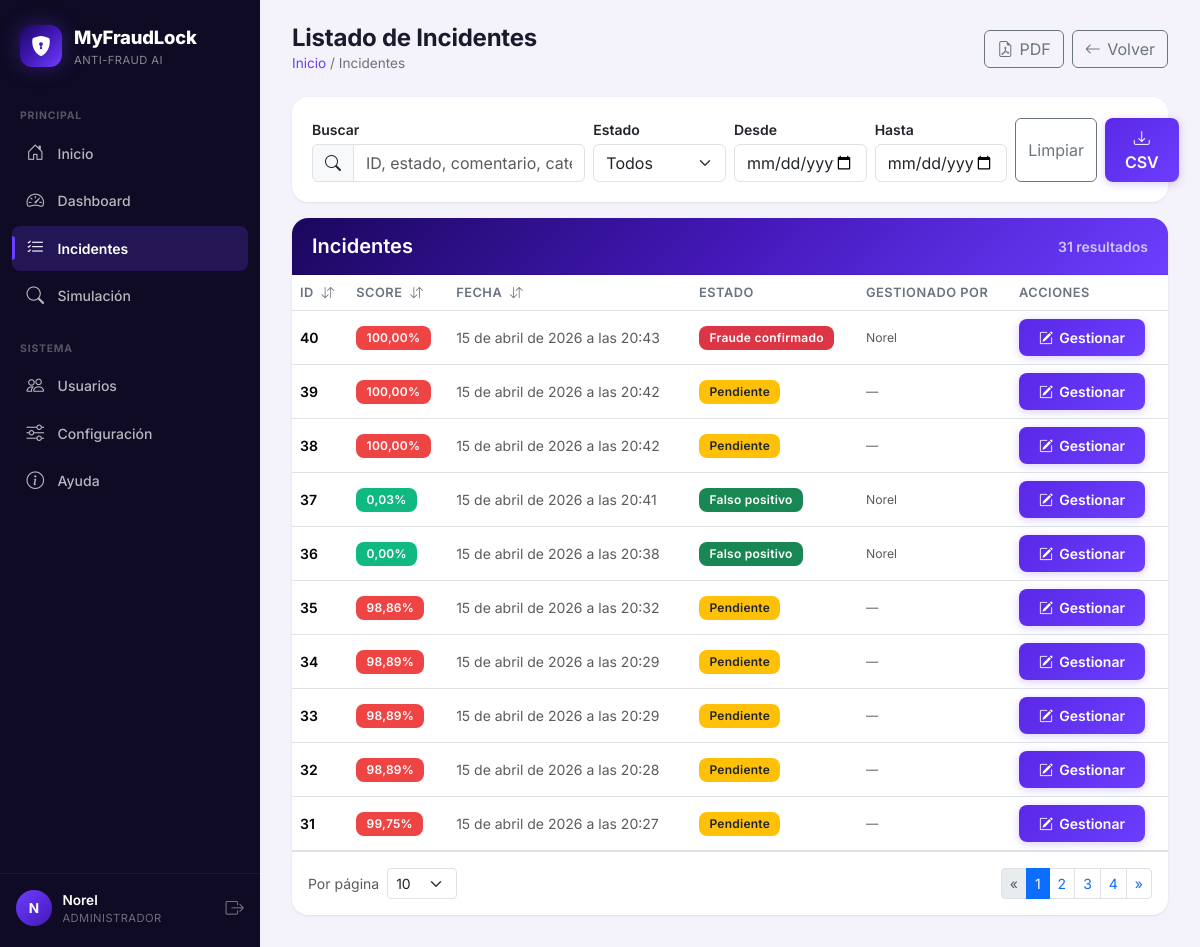
Page /api/incidentes-listado/ (signed in) on the earlier database version.
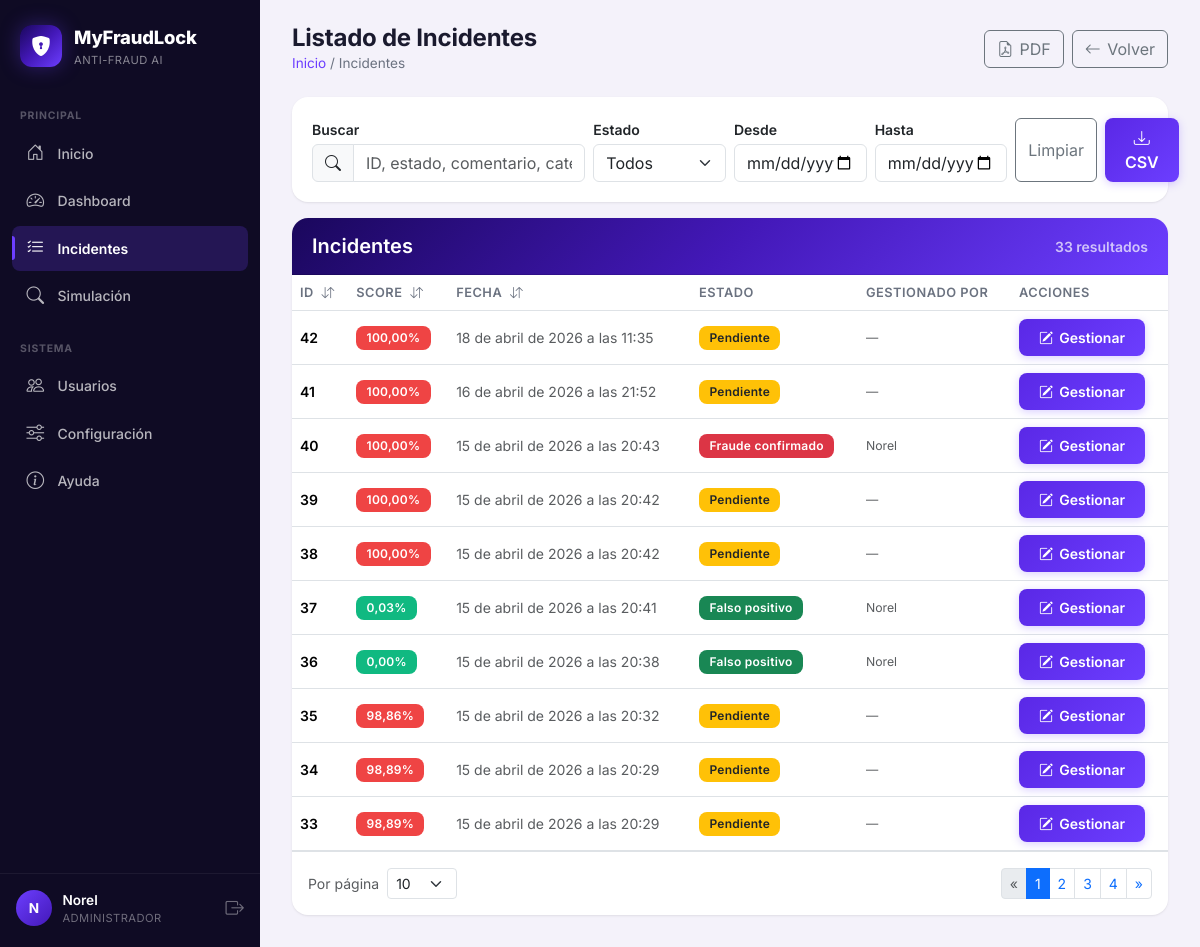
Same page on the later database version.
### api/models.py (models this page shows, shortened)
class Incidente(models.Model):
    id_incidente = models.AutoField(primary_key=True)
    gestionado_por = models.ForeignKey(
        'Usuario', on_delete=models.SET_NULL, null=True, blank=True,
        related_name='incidentes_gestionados'
    )
    id_transaccion = models.OneToOneField(
        'Transaccion', on_delete=models.CASCADE
    )
    comentario = models.TextField(null=True, blank=True)
    estado = models.CharField(max_length=20, default='Pendiente')
    es_fraude = models.BooleanField(default=False)
    fecha = models.DateTimeField(auto_now_add=True)
    score_riesgo = models.DecimalField(
        max_digits=5, decimal_places=2, null=True, blank=True
    )
    explicabilidad = models.JSONField(null=True, blank=True)

class Usuario(models.Model):
    class Roles(models.TextChoices):
        ADMIN = 'ADMIN', 'Administrador'
        ANALISTA = 'ANALISTA', 'Analista de Fraude'
        GERENTE = 'GERENTE', 'Gerente (solo lectura)'
    id_usuario = models.AutoField(primary_key=True)
    username = models.CharField(max_length=100, unique=True)
    email = models.EmailField(unique=True)
    password = models.CharField(max_length=128)  # almacena hash
    telefono = models.CharField(max_length=15, null=True, blank=True)
    activo = models.BooleanField(default=True)
    rol = models.CharField(
        max_length=15,
        choices=Roles.choices,
        default=Roles.ANALISTA,
        db_index=True,
    )

### api/views.py (the view)
# urls.py: path('incidentes-listado/', incidentes_view, name='incidentes_listado'),
@usuario_login_required
@require_roles('ANALISTA')
def incidentes_view(request):
    incidentes = Incidente.objects.all().order_by('-fecha')
    return render(request, "api/incidentes.html", {"incidentes": incidentes})

### api/context_processors.py (called while the page is built)
def current_usuario(request):
    uid = request.session.get('usuario_id')
    usuario = None
    if uid:
        try:
            usuario = Usuario.objects.get(pk=uid, activo=True)
        except Usuario.DoesNotExist:
            pass
    return {"current_usuario": usuario}

### templates/api/incidentes.html (shortened to what the changed rows need)
{% extends "api/base.html" %}
{% load tz %}
{% block content %}
<div class="page-head animate-in">
    <div>
        <h1>Listado de Incidentes</h1>
    </div>
</div>
<div class="card animate-in delay-2">
    <div class="card-header card-brand-header d-flex justify-content-between align-items-center">
        <h5 class="mb-0">Incidentes</h5>
        <small id="countLabel" style="opacity:.7"></small>
    </div>
    <div class="card-body p-0">
        <div class="table-responsive">
            <table id="tablaIncidentes" class="table table-hover align-middle mb-0">
                <thead>
                <tr>
                    <th class="sortable" data-sort="id">ID <i class="bi bi-arrow-down-up ms-1"></i></th>
                    <th class="sortable" data-sort="score">Score <i class="bi bi-arrow-down-up ms-1"></i></th>
                    <th class="sortable" data-sort="fecha">Fecha <i class="bi bi-arrow-down-up ms-1"></i></th>
                    <th>Estado</th>
                    <th>Gestionado por</th>
                    <th>Acciones</th>
                </tr>
                </thead>
                <tbody id="incidentes-tbody">
                {% for incidente in incidentes %}
                    <tr data-id="{{ incidente.id_incidente }}"
                        data-estado="{{ incidente.estado|lower }}"
                        data-score="{{ incidente.score_riesgo }}"
                        data-fecha="{{ incidente.fecha|localtime|date:'Y-m-d' }}">
                        <td class="fw-semibold">{{ incidente.id_incidente }}</td>
                        <td>
                            <span class="badge {% if incidente.score_riesgo >= 80 %}badge-risk-high{% elif incidente.score_riesgo >= 50 %}badge-risk-med{% else %}badge-risk-low{% endif %}">
                                {{ incidente.score_riesgo|floatformat:2 }}%
                            </span>
                        </td>
                        <td class="text-muted">{{ incidente.fecha }}</td>
                        <td>
                            <span class="badge
                                {% if incidente.estado == 'Pendiente' %} bg-warning text-dark
                                {% elif incidente.estado == 'Falso positivo' %} bg-success
                                {% elif incidente.estado == 'Fraude confirmado' %} bg-danger
                                {% else %} bg-secondary
                                {% endif %}">
                                {{ incidente.estado }}
                            </span>
                        </td>
                        <td class="text-muted small">
                            {{ incidente.gestionado_por.username|default:"—" }}
                        </td>
                        <td>
                            <a href="{% url 'incidente_detalle' incidente.id_incidente %}"
                               class="btn btn-sm btn-brand btn-icon">
                                <i class="bi bi-pencil-square"></i> Gestionar
                            </a>
                        </td>
                    </tr>
                {% empty %}
                    <tr>
                        <td colspan="5" class="text-center text-muted py-4">No hay incidentes registrados.</td>
                    </tr>
                {% endfor %}
                </tbody>
            </table>
        </div>
    </div>
</div>
{% endblock %}

Differences in the rows shown:
no longer on this page (row unchanged): Incidente: id_incidente "32", score_riesgo "98,89", fecha "15 de abril de 2026 a las 20:28", estado "Pendiente", gestionado_por.username "—"
no longer on this page (row unchanged): Incidente: id_incidente "31", score_riesgo "99,75", fecha "15 de abril de 2026 a las 20:27", estado "Pendiente", gestionado_por.username "—"
added Incidente: id_incidente "42", score_riesgo "100,00", fecha "18 de abril de 2026 a las 11:35", estado "Pendiente", gestionado_por.username "—"
added Incidente: id_incidente "41", score_riesgo "100,00", fecha "16 de abril de 2026 a las 21:52", estado "Pendiente", gestionado_por.username "—"
Other differences:
text written by a page script: "31 resultados" → "33 resultados"
